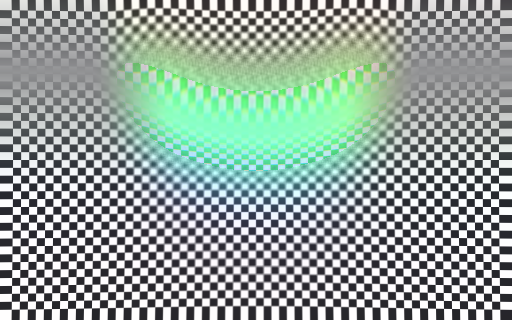
#> input picture glimm-linux-gpu/glimm-wgpu.png, 512 x 320 px, given in place of glimm-original-sheet-before.png, which was not available
$ python compare-glimm-platforms.py linux
#> lines starting #> are read from the running program, lines starting #| are printed output that depends on the picture
"""Compare native platform captures without conflating font rasterization with shader parity."""
import argparse
import json
from pathlib import Path

import numpy as np
from PIL import Image, ImageDraw

parser = argparse.ArgumentParser()
parser.add_argument('platform', choices=['linux', 'windows'])
args = parser.parse_args()
prefix = f'glimm-{args.platform}'
routes = ['sheet', 'join', 'invoice', 'upgrade', 'reset', 'publish', 'autopilot', 'theme', 'tasks']
layout = []
for route in routes:
    for state in ['before', 'after']:
        original = Image.open(f'glimm-original-{route}-{state}.png').convert('RGB')
        native = Image.open(f'{prefix}-{route}-{state}.png').convert('RGB')
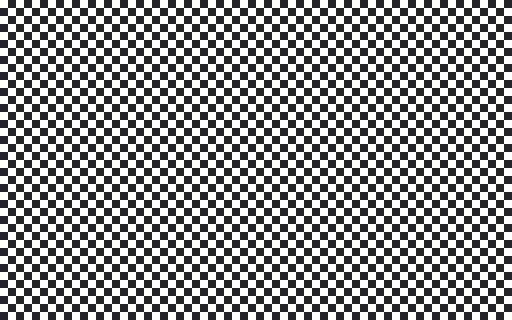
#> input picture glimm-linux-gpu/glimm-live.png, 512 x 320 px, given in place of glimm-linux-sheet-before.png, which was not available
        if original.size != native.size:
            original = original.resize(native.size, Image.Resampling.LANCZOS)
        delta = np.abs(np.asarray(original).astype(np.int16) - np.asarray(native).astype(np.int16))
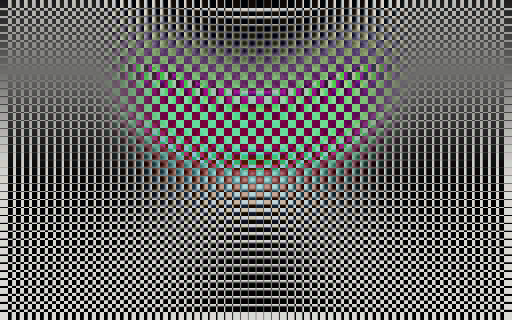
#> delta: shape (320, 512, 3) int16; mean R, G, B 101.6, 101, 99.3
        layout.append({'demo': route, 'state': state, 'mae_255': float(delta.mean())})
        comparison = Image.new('RGB', (1268, 506), '#fafafa')
#> comparison: PIL image 1268x506 RGB; every value is 250
        comparison.paste(original.resize((634, 476), Image.Resampling.LANCZOS), (0, 30))
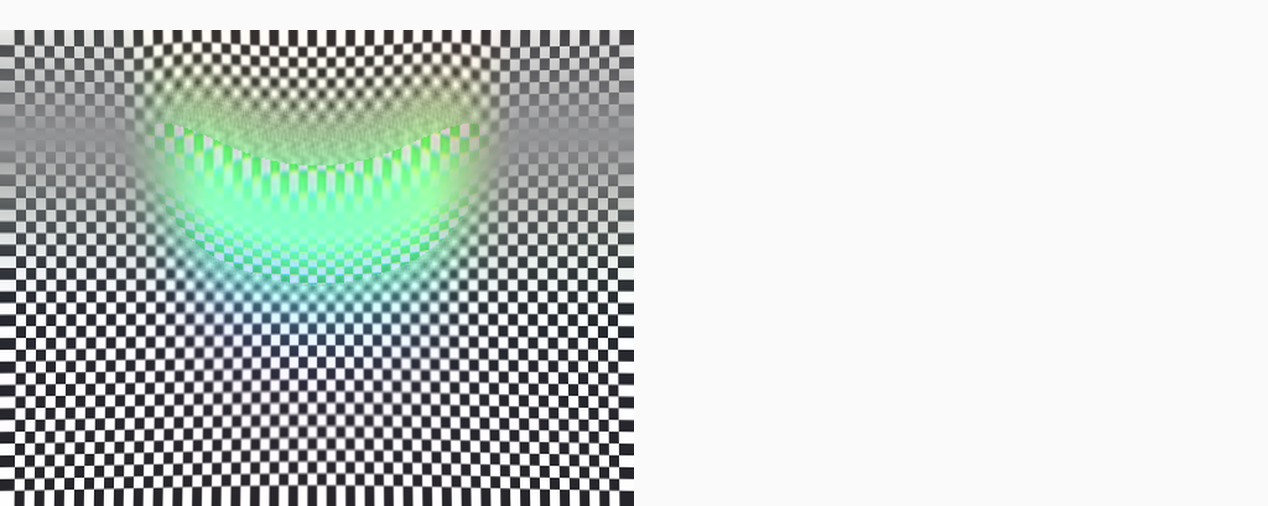
#> comparison: PIL image 1268x506 RGB; mean R, G, B 201.5, 209.1, 205.4
        comparison.paste(native.resize((634, 476), Image.Resampling.LANCZOS), (634, 30))
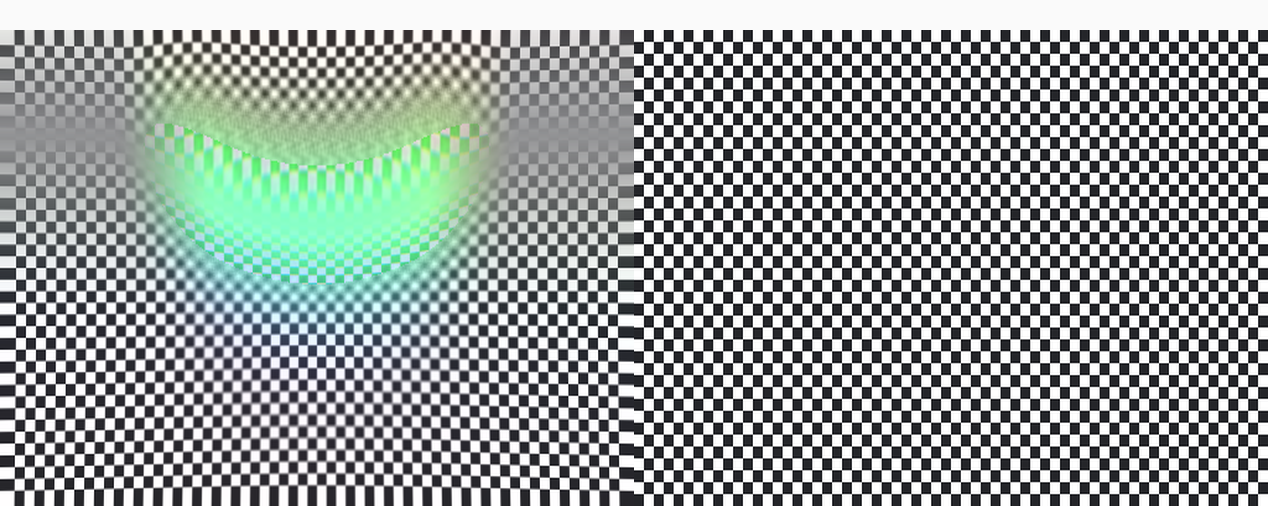
#> comparison: PIL image 1268x506 RGB; mean R, G, B 150.7, 158.5, 155.8
        draw = ImageDraw.Draw(comparison)
        draw.text((12, 9), f'glimm.dev / {route} / {state}', fill='#242529')
        draw.text((646, 9), f'Native GPUI / {args.platform}', fill='#242529')
        comparison.save(f'{prefix}-compare-{route}-{state}.png')
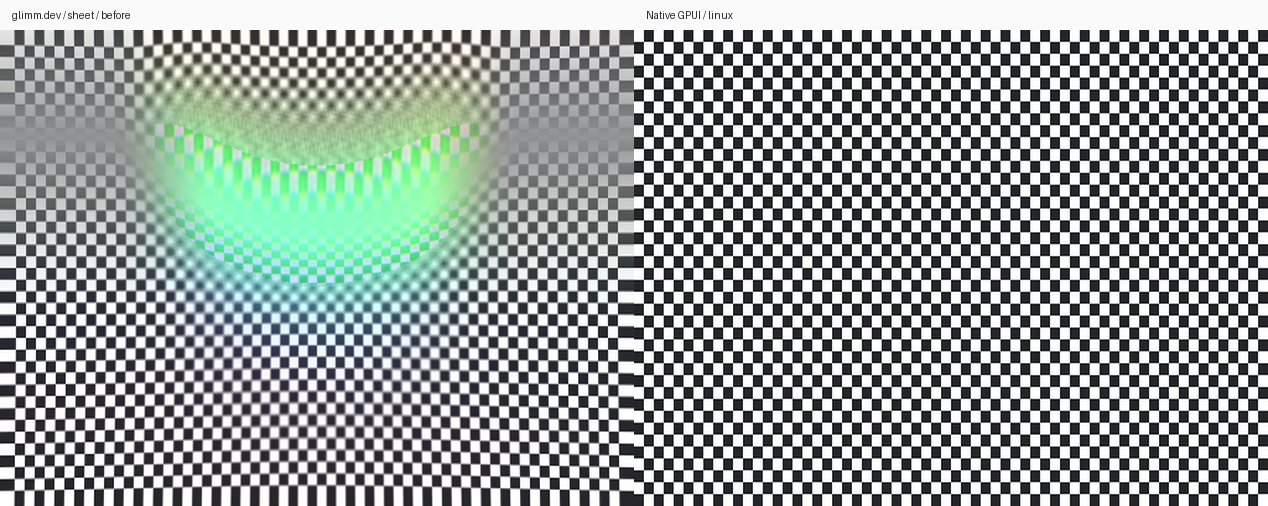
#> saved as glimm-linux-compare-sheet-before.png: PIL image 1268x506 RGB; mean R, G, B 150.5, 158.4, 155.7
#> (the run stopped early here; a loop or call above may not have finished)
